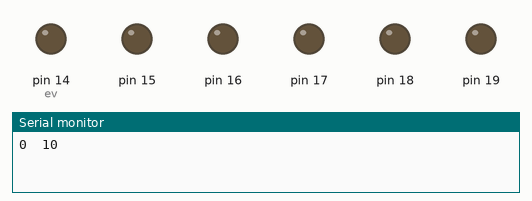
Simulated run of this sketch. Board: Arduino Uno, built with avr-gcc and run on an emulated ATmega328P. Parts: output pins drawn as LEDs (lit = HIGH), the last lines printed to the serial monitor.

Above: at 0.2 s.
At 1.2 s:
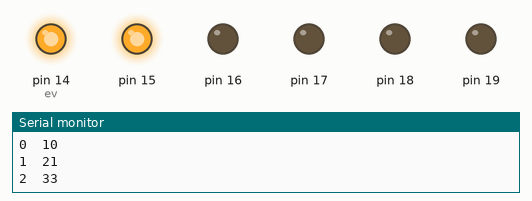
At 1.7 s:
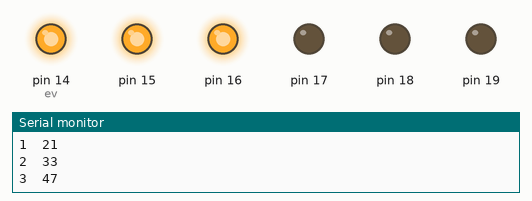
At 3.2 s:
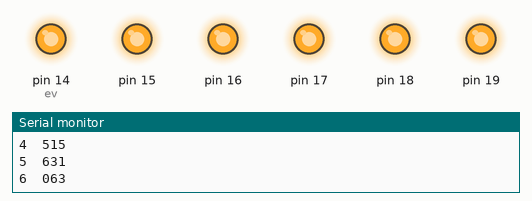
At 5.7 s:
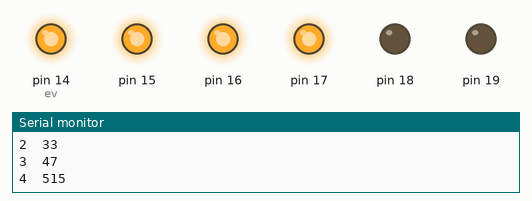
At 7.7 s:
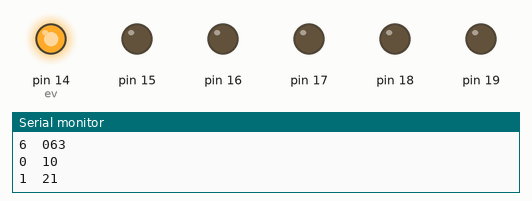
Timing chart, 0 to 8.1 s (numbered marks = the images above):
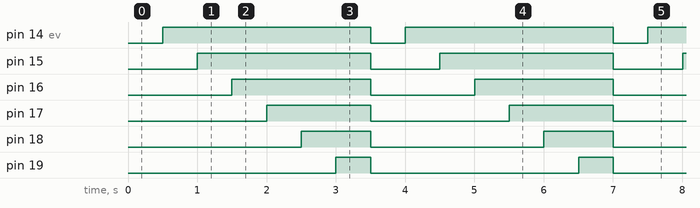

Measured:
- by itself, pin 14 (ev): alternates HIGH for 3.0 s and LOW for 0.50 s
- by itself, pin 15: alternates HIGH for 2.5 s and LOW for 1.0 s
- by itself, pin 16: alternates HIGH for 2.0 s and LOW for 1.5 s
- by itself, pin 17: alternates HIGH for 1.5 s and LOW for 2.0 s
- by itself, pin 18: alternates HIGH for 1.0 s and LOW for 2.5 s
- by itself, pin 19: alternates HIGH for 0.50 s and LOW for 3.0 s

The sketch:

1-5x_level.ino
```cpp
int ev = 0;

void setup() {
  Serial.begin(9600);
  DDRC = 0xFF;
}

void loop() {
  Serial.print(ev);
  PORTC = (1 << ev) - 1;
  ev = ++ev % 7;
  Serial.print("\t");
  Serial.print(ev);
  Serial.println(PORTC, DEC);
  delay(500); // ignore for speed test
}
```
